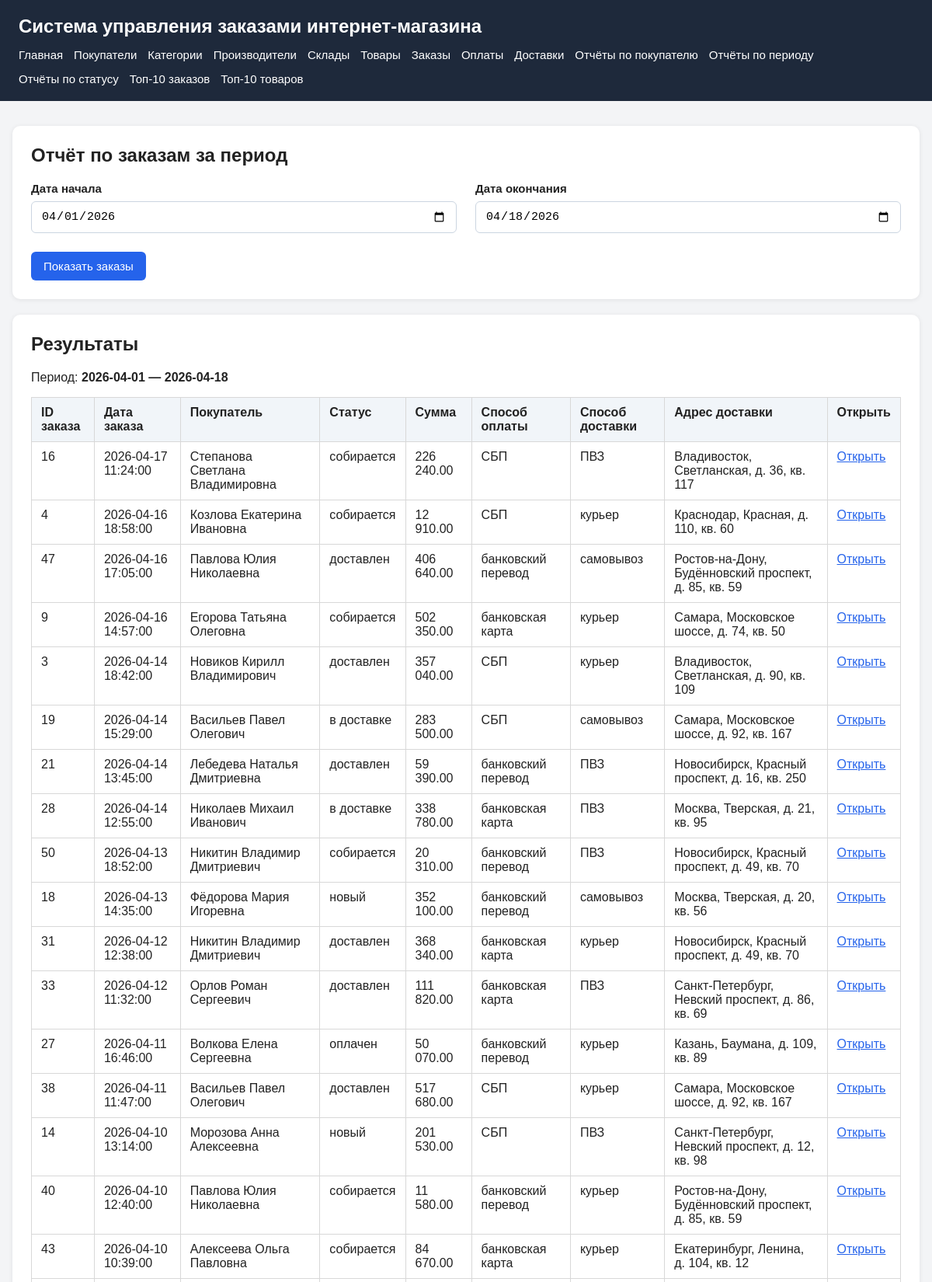
Page /reports/orders_by_period.php (upper part) on the committed database.
### tables this page shows
CREATE TABLE orders (
    order_id INT UNSIGNED NOT NULL AUTO_INCREMENT,
    order_date DATETIME NOT NULL,
    status VARCHAR(30) NOT NULL,
    total_amount DECIMAL(10,2) NOT NULL DEFAULT 0.00,
    customer_id INT UNSIGNED NOT NULL,
    payment_method VARCHAR(50) NOT NULL,
    delivery_method VARCHAR(50) NOT NULL,
    delivery_address VARCHAR(255) NOT NULL,
    PRIMARY KEY (order_id),
    KEY idx_orders_customer (customer_id),
    KEY idx_orders_date (order_date),
    KEY idx_orders_status (status),
    CONSTRAINT fk_orders_customer
        FOREIGN KEY (customer_id) REFERENCES customers(customer_id)
        ON UPDATE CASCADE
        ON DELETE RESTRICT
);

CREATE TABLE customers (
    customer_id INT UNSIGNED NOT NULL AUTO_INCREMENT,
    last_name VARCHAR(100) NOT NULL,
    first_name VARCHAR(100) NOT NULL,
    middle_name VARCHAR(100) NULL,
    phone VARCHAR(20) NOT NULL,
    email VARCHAR(255) NULL,
    city VARCHAR(100) NOT NULL,
    street VARCHAR(150) NOT NULL,
    house VARCHAR(20) NOT NULL,
    apartment VARCHAR(20) NULL,
    postal_code VARCHAR(20) NOT NULL,
    PRIMARY KEY (customer_id),
    UNIQUE KEY uk_customers_email (email),
    KEY idx_customers_phone (phone)
);

### src/includes/db.php (called while the page is built, shortened)
<?php
$configPath = __DIR__ . '/../config/config.local.php';
if (!file_exists($configPath)) {
    $configPath = __DIR__ . '/../config/config.example.php';
}
$config = require $configPath;
function app_config(): array
{
    global $config;
    return $config;
}
function base_url(string $path = ''): string
{
    $config = app_config();
    $base = rtrim($config['app']['base_url'] ?? '', '/');
    return $base . '/' . ltrim($path, '/');
}
function db(): PDO
{
    $config = app_config();
    $db = $config['db'];
    $dsn = sprintf(
        'mysql:host=%s;port=%d;dbname=%s;charset=%s',
        $db['host'],
        $db['port'],
        $db['name'],
        $db['charset']
    );
    $pdo = new PDO($dsn, $db['user'], $db['pass'], [
        PDO::ATTR_ERRMODE => PDO::ERRMODE_EXCEPTION,
        PDO::ATTR_DEFAULT_FETCH_MODE => PDO::FETCH_ASSOC,
        PDO::ATTR_EMULATE_PREPARES => false,
    ]);
    return $pdo;
}

### src/config/config.example.php (called while the page is built)
<?php
return [
    'app' => [
        'base_url' => getenv('APP_BASE_URL') ?: '',
        'name' => getenv('APP_NAME') ?: 'Система управления заказами интернет-магазина',
    ],
    'db' => [
        'host' => getenv('DB_HOST') ?: 'db',
        'port' => (int)(getenv('DB_PORT') ?: 3306),
        'name' => getenv('DB_NAME') ?: 'shop_orders',
        'user' => getenv('DB_USER') ?: 'shop_user',
        'pass' => getenv('DB_PASSWORD') ?: '',
        'charset' => getenv('DB_CHARSET') ?: 'utf8mb4',
    ],
];

### src/reports/orders_by_period.php (the view, shortened to what this page needs)
<?php
require_once __DIR__ . '/../includes/header.php';
$errorMessage = null;
$orders = [];
$dateFrom = trim((string)($_GET['date_from'] ?? ''));
$dateTo = trim((string)($_GET['date_to'] ?? ''));
if ($dateFrom === '' && $dateTo === '') {
    $dateFrom = date('Y-m-01');
    $dateTo = date('Y-m-d');
}
try {
    if ($dateFrom !== '' || $dateTo !== '') {
        if ($dateFrom === '' || $dateTo === '') {
            $errorMessage = 'Нужно указать обе даты: начало и конец периода.';
        } else {
            $fromDate = DateTime::createFromFormat('Y-m-d', $dateFrom);
            $toDate = DateTime::createFromFormat('Y-m-d', $dateTo);
            $isFromValid = $fromDate && $fromDate->format('Y-m-d') === $dateFrom;
            $isToValid = $toDate && $toDate->format('Y-m-d') === $dateTo;
            if (!$isFromValid || !$isToValid) {
                $errorMessage = 'Некорректный формат даты.';
            } elseif ($dateFrom > $dateTo) {
                $errorMessage = 'Дата начала периода не может быть больше даты окончания.';
            } else {
                $pdo = db();
                $stmt = $pdo->prepare(
                    'SELECT
                        o.order_id,
                        o.order_date,
                        o.status,
                        o.total_amount,
                        o.payment_method,
                        o.delivery_method,
                        o.delivery_address,
                        c.last_name,
                        c.first_name,
                        c.middle_name
                     FROM orders o
                     INNER JOIN customers c ON c.customer_id = o.customer_id
                     WHERE DATE(o.order_date) BETWEEN :date_from AND :date_to
                     ORDER BY o.order_date DESC, o.order_id DESC'
                );
                $stmt->execute([
                    ':date_from' => $dateFrom,
                    ':date_to' => $dateTo,
                ]);
                $orders = $stmt->fetchAll();
            }
        }
    }
} catch (Throwable $e) {
    $errorMessage = $e->getMessage();
}
require_once __DIR__ . '/../includes/menu.php';
?>
<main>
    <section class="card">
        <h2>Отчёт по заказам за период</h2>
        <form method="get" action="<?= htmlspecialchars(base_url('reports/orders_by_period.php'), ENT_QUOTES, 'UTF-8') ?>">
            <div class="form-grid">
                <div class="form-group">
                    <label for="date_from">Дата начала</label>
                    <input
                        type="date"
                        id="date_from"
                        name="date_from"
                        value="<?= htmlspecialchars($dateFrom, ENT_QUOTES, 'UTF-8') ?>"
                        required
                    >
                </div>
                <div class="form-group">
                    <label for="date_to">Дата окончания</label>
                    <input
                        type="date"
                        id="date_to"
                        name="date_to"
                        value="<?= htmlspecialchars($dateTo, ENT_QUOTES, 'UTF-8') ?>"
                        required
                    >
                </div>
            </div>
            <div class="form-actions">
                <button type="submit">Показать заказы</button>
            </div>
        </form>
    </section>
    <?php if ($dateFrom !== '' && $dateTo !== '' && $errorMessage === null): ?>
        <section class="card">
            <h2>Результаты</h2>
            <p>
                Период:
                <strong>
                    <?= htmlspecialchars($dateFrom, ENT_QUOTES, 'UTF-8') ?>
                    —
                    <?= htmlspecialchars($dateTo, ENT_QUOTES, 'UTF-8') ?>
                </strong>
            </p>
            <?php if (empty($orders)): ?>
                <p>Заказы за указанный период не найдены.</p>
            <?php else: ?>
                <table>
                    <thead>
                        <tr>
                            <th>ID заказа</th>
                            <th>Дата заказа</th>
                            <th>Покупатель</th>
                            <th>Статус</th>
                            <th>Сумма</th>
                            <th>Способ оплаты</th>
                            <th>Способ доставки</th>
                            <th>Адрес доставки</th>
                            <th>Открыть</th>
                        </tr>
                    </thead>
                    <tbody>
                        <?php foreach ($orders as $order): ?>
                            <?php
                            $customerFullName = trim(
                                (string)$order['last_name'] . ' ' .
                                (string)$order['first_name'] . ' ' .
                                (string)($order['middle_name'] ?? '')
                            );
                            ?>
                            <tr>
                                <td><?= (int)$order['order_id'] ?></td>
                                <td><?= htmlspecialchars((string)$order['order_date'], ENT_QUOTES, 'UTF-8') ?></td>
                                <td><?= htmlspecialchars($customerFullName, ENT_QUOTES, 'UTF-8') ?></td>
                                <td><?= htmlspecialchars((string)$order['status'], ENT_QUOTES, 'UTF-8') ?></td>
                                <td><?= number_format((float)$order['total_amount'], 2, '.', ' ') ?></td>
                                <td><?= htmlspecialchars((string)$order['payment_method'], ENT_QUOTES, 'UTF-8') ?></td>
                                <td><?= htmlspecialchars((string)$order['delivery_method'], ENT_QUOTES, 'UTF-8') ?></td>
                                <td><?= htmlspecialchars((string)$order['delivery_address'], ENT_QUOTES, 'UTF-8') ?></td>
                                <td>
                                    <a href="<?= htmlspecialchars(base_url('orders/view.php?id=' . (int)$order['order_id']), ENT_QUOTES, 'UTF-8') ?>">
                                        Открыть
                                    </a>
                                </td>
                            </tr>
                        <?php endforeach; ?>
                    </tbody>
                </table>
            <?php endif; ?>
        </section>
    <?php endif; ?>
</main>
<?php require_once __DIR__ . '/../includes/footer.php'; ?>

### src/assets/css/style.css (style rules this page uses)
* { box-sizing: border-box; }
body { margin: 0; padding: 0; font-family: Arial, sans-serif; background: #f3f4f6; color: #222; }
main { max-width: 1200px; margin: 32px auto; padding: 0 16px; }
.card { background: #fff; border-radius: 10px; padding: 24px; margin-bottom: 20px; box-shadow: 0 1px 6px rgba(0, 0, 0, 0.08); }
.card h2 { margin-top: 0; margin-bottom: 20px; font-size: 24px; }
table { width: 100%; border-collapse: collapse; background: #fff; }
table th, table td { border: 1px solid #d8d8d8; padding: 10px 12px; text-align: left; vertical-align: top; }
table th { background: #f1f5f9; font-weight: 700; }
a { color: #2563eb; }
.form-grid { display: grid; grid-template-columns: repeat(2, minmax(280px, 1fr)); gap: 18px 24px; margin-top: 20px; }
.form-group { display: flex; flex-direction: column; }
label { display: block; margin-bottom: 8px; font-weight: 600; font-size: 15px; }
input[type="text"], input[type="email"], input[type="number"], input[type="date"], input[type="datetime-local"], select, textarea { width: 100%; padding: 10px 12px; border: 1px solid #cbd5e1; border-radius: 6px; font-size: 15px; background: #fff; }
.form-actions { margin-top: 24px; display: flex; gap: 12px; align-items: center; }
button, .btn { display: inline-block; padding: 10px 16px; border: none; border-radius: 6px; background: #2563eb; color: #fff; font-size: 15px; text-decoration: none; cursor: pointer; }

### rows in the picture
orders: order_id "16", order_date "2026-04-17 11:24:00", customer.middle_name "Степанова Светлана Владимировна", status "собирается", total_amount "226 240.00", payment_method "СБП", delivery_method "ПВЗ", delivery_address "Владивосток, Светланская, д. 36, кв. 117"
orders: order_id "4", order_date "2026-04-16 18:58:00", customer.middle_name "Козлова Екатерина Ивановна", status "собирается", total_amount "12 910.00", payment_method "СБП", delivery_method "курьер", delivery_address "Краснодар, Красная, д. 110, кв. 60"
orders: order_id "47", order_date "2026-04-16 17:05:00", customer.middle_name "Павлова Юлия Николаевна", status "доставлен", total_amount "406 640.00", payment_method "банковский перевод", delivery_method "самовывоз", delivery_address "Ростов-на-Дону, Будённовский проспект, д. 85, кв. 59"
orders: order_id "9", order_date "2026-04-16 14:57:00", customer.middle_name "Егорова Татьяна Олеговна", status "собирается", total_amount "502 350.00", payment_method "банковская карта", delivery_method "курьер", delivery_address "Самара, Московское шоссе, д. 74, кв. 50"
orders: order_id "3", order_date "2026-04-14 18:42:00", customer.middle_name "Новиков Кирилл Владимирович", status "доставлен", total_amount "357 040.00", payment_method "СБП", delivery_method "курьер", delivery_address "Владивосток, Светланская, д. 90, кв. 109"
orders: order_id "19", order_date "2026-04-14 15:29:00", customer.middle_name "Васильев Павел Олегович", status "в доставке", total_amount "283 500.00", payment_method "СБП", delivery_method "самовывоз", delivery_address "Самара, Московское шоссе, д. 92, кв. 167"
orders: order_id "21", order_date "2026-04-14 13:45:00", customer.middle_name "Лебедева Наталья Дмитриевна", status "доставлен", total_amount "59 390.00", payment_method "банковский перевод", delivery_method "ПВЗ", delivery_address "Новосибирск, Красный проспект, д. 16, кв. 250"
orders: order_id "28", order_date "2026-04-14 12:55:00", customer.middle_name "Николаев Михаил Иванович", status "в доставке", total_amount "338 780.00", payment_method "банковская карта", delivery_method "ПВЗ", delivery_address "Москва, Тверская, д. 21, кв. 95"
orders: order_id "50", order_date "2026-04-13 18:52:00", customer.middle_name "Никитин Владимир Дмитриевич", status "собирается", total_amount "20 310.00", payment_method "банковский перевод", delivery_method "ПВЗ", delivery_address "Новосибирск, Красный проспект, д. 49, кв. 70"
orders: order_id "18", order_date "2026-04-13 14:35:00", customer.middle_name "Фёдорова Мария Игоревна", status "новый", total_amount "352 100.00", payment_method "банковский перевод", delivery_method "самовывоз", delivery_address "Москва, Тверская, д. 20, кв. 56"
orders: order_id "31", order_date "2026-04-12 12:38:00", customer.middle_name "Никитин Владимир Дмитриевич", status "доставлен", total_amount "368 340.00", payment_method "банковская карта", delivery_method "курьер", delivery_address "Новосибирск, Красный проспект, д. 49, кв. 70"
orders: order_id "33", order_date "2026-04-12 11:32:00", customer.middle_name "Орлов Роман Сергеевич", status "доставлен", total_amount "111 820.00", payment_method "банковская карта", delivery_method "ПВЗ", delivery_address "Санкт-Петербург, Невский проспект, д. 86, кв. 69"
orders: order_id "27", order_date "2026-04-11 16:46:00", customer.middle_name "Волкова Елена Сергеевна", status "оплачен", total_amount "50 070.00", payment_method "банковский перевод", delivery_method "курьер", delivery_address "Казань, Баумана, д. 109, кв. 89"
orders: order_id "38", order_date "2026-04-11 11:47:00", customer.middle_name "Васильев Павел Олегович", status "доставлен", total_amount "517 680.00", payment_method "СБП", delivery_method "курьер", delivery_address "Самара, Московское шоссе, д. 92, кв. 167"
orders: order_id "14", order_date "2026-04-10 13:14:00", customer.middle_name "Морозова Анна Алексеевна", status "новый", total_amount "201 530.00", payment_method "СБП", delivery_method "ПВЗ", delivery_address "Санкт-Петербург, Невский проспект, д. 12, кв. 98"
orders: order_id "40", order_date "2026-04-10 12:40:00", customer.middle_name "Павлова Юлия Николаевна", status "собирается", total_amount "11 580.00", payment_method "банковский перевод", delivery_method "курьер", delivery_address "Ростов-на-Дону, Будённовский проспект, д. 85, кв. 59"
orders: order_id "43", order_date "2026-04-10 10:39:00", customer.middle_name "Алексеева Ольга Павловна", status "собирается", total_amount "84 670.00", payment_method "банковская карта", delivery_method "курьер", delivery_address "Екатеринбург, Ленина, д. 104, кв. 12"

### other values in the picture
app_config()['app']['name'] "Система управления заказами интернет-магазина"
$dateFrom "2026-04-01"
$dateTo "2026-04-18"
